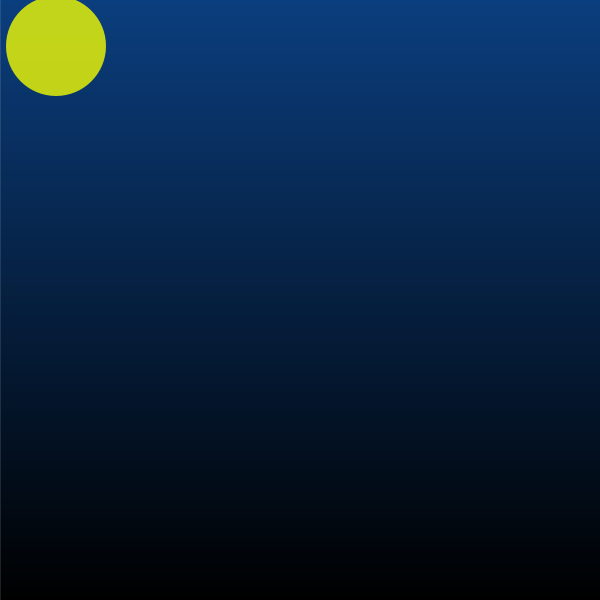
Frame 1 (no input)
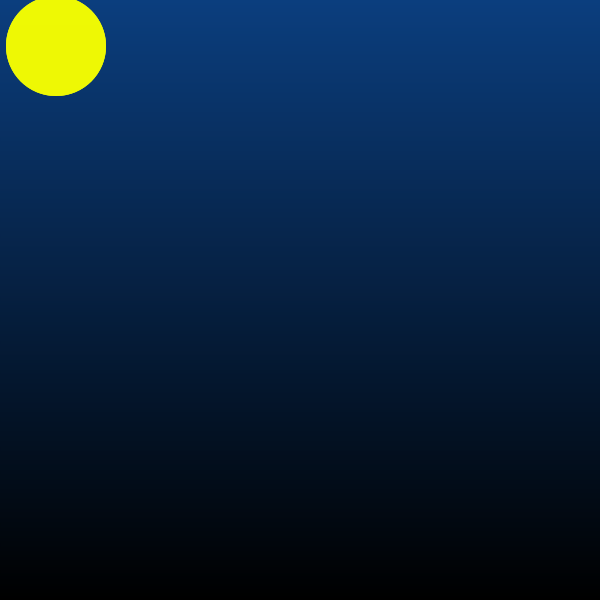
Frame 60 (the mouse pressed at the canvas centre just before this capture)
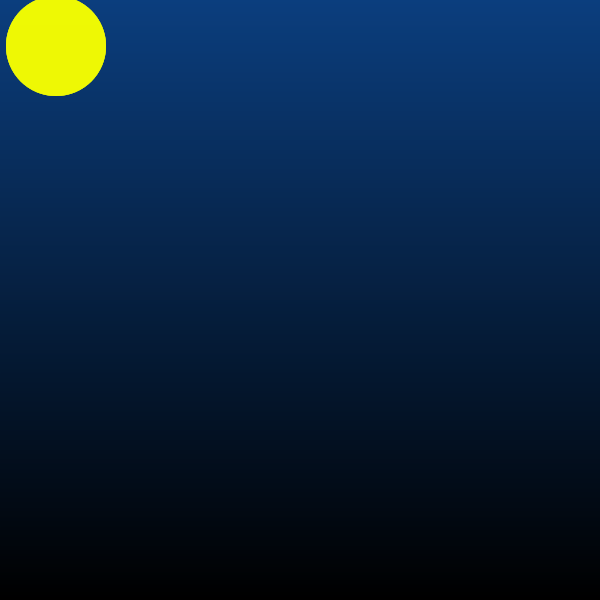
Frame 120 (the mouse held since frame 60 and released just before this capture)

The Processing sketch that drew these frames (run headless with seeded random() and noise(); from frame 60 on, the mouse is pressed at the canvas centre):

// Processing sketch: processing_163098
// ── processing_163098.pde

int timer = 0;


void setup(){
  size(600,600);
  frameRate(30);
  
}

void draw(){

  setGradient(0,0,width,height,color(11,62,126),color(0));
  fill(246,255,0,200);
  noStroke();
  ellipse(56,46,100,100);
  
  for(float y=0; y<height/3; y+=20){ // generate stars
         float x = random(0,width);
         float randY = random(-10,10);
         stroke(255);
         strokeWeight(0);
         point(x, y+randY); 
 }
  
  
  
  if(timer==10){
    
    for(int i=0; i<random(1,5);i++){ // the numbers of lightning
      float z=random(1,10);
      stroke(random(0,255), random(0,255), random(0,255),255-(10-z)*20);
      strokeWeight(z);
   
      float t = random(0,width); //random X
    
      for(float y=0; y<height; y+=10){ // generate a lightning
         float X = t;
         float X2 = t+random(-width/20,width/20);
         line(X, y, X2, y+10); 
         t=X2; 
      }
    }
    timer=0;
  }
  else{
     timer++; 
  }
}

void setGradient(int x, int y, float w, float h, color c1, color c2) {

  noFill();

    for (int i = y; i <= y+h; i++) {
      float inter = map(i, y, y+h, 0, 1);
      color c = lerpColor(c1, c2, inter);
      stroke(c);
      line(x, i, x+w, i);
    }
 
}
